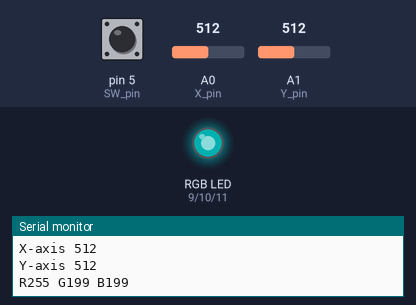
Bench run of a sketch on a simulated Arduino Uno, built with avr-gcc and run on an emulated ATmega328P. Shown: an RGB LED mixed from three pins (HIGH = lit), the last lines printed to the serial monitor. The inputs (shaded band) are chosen by the test bench; at power-on: A1 (Y_pin) = 512, pin 5 (SW_pin) HIGH, A0 (X_pin) = 512. Dim RGB values are drawn brighter than linear.

Above: at 1.2 s.
1.3 s: A1 (Y_pin) set to 900
At 2.2 s:
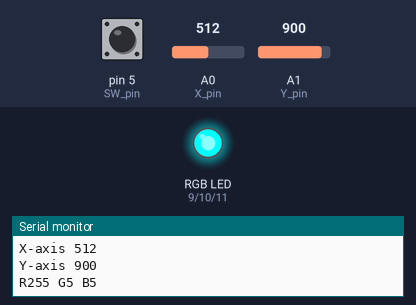
2.8 s: pin 5 (SW_pin) pulled LOW for 0.15 s
At 2.94 s:
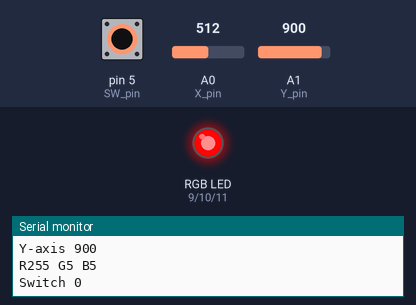
4.5 s: A1 (Y_pin) set to 716
At 4.9 s:
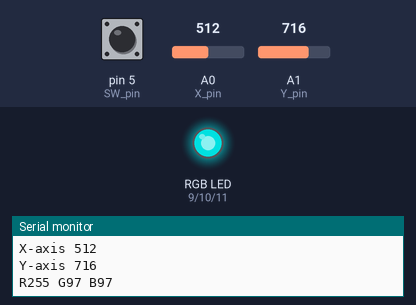
6.0 s: A0 (X_pin) set to 1023
At 6.8 s:
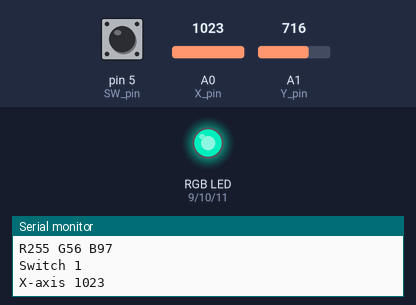
7.5 s: A0 (X_pin) set to 0
At 8.7 s:
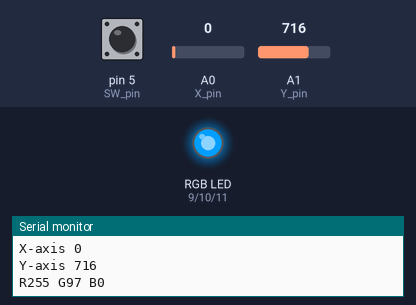
9.1 s: A1 (Y_pin) set to 0
At 9.4 s:
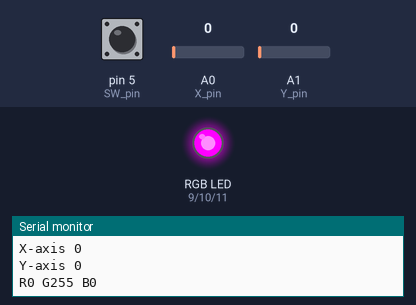
Timing chart, 0 to 11.6 s (numbered marks = the images above; inputs shaded):
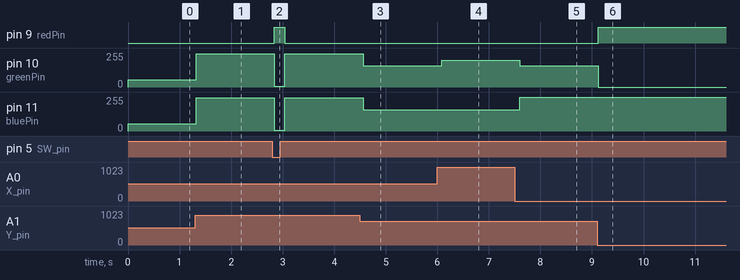

The sketch:

joystick-rgb-led.ino
```cpp
const int SW_pin = 5; // digital pin connected to switch output
const int X_pin = 0; // analog pin connected to X output
const int Y_pin = 1; // analog pin connected to Y output

const int redPin = 9;
const int greenPin = 10;
const int bluePin = 11;

const int joyStickMax = 910;

//uncomment this line if using a Common Anode LED
#define COMMON_ANODE

void setup()
{
  pinMode(redPin, OUTPUT);
  pinMode(greenPin, OUTPUT);
  pinMode(bluePin, OUTPUT);

  pinMode(SW_pin, INPUT);
  digitalWrite(SW_pin, HIGH);
  Serial.begin(9600);

}

void loop()
{
  int button = digitalRead(SW_pin);
  int xAxis = analogRead(X_pin);
  int yAxis = analogRead(Y_pin);

  Serial.print(String("Switch ") + button + "\n");
  Serial.print(String("X-axis ") + xAxis + "\n");
  Serial.print(String("Y-axis ") + yAxis + "\n");

  int red = 255;
  int green = 255;
  int blue = 255;

  // red
  if (yAxis < joyStickMax/2)
  {
    red = yAxis / 2;
  }

  // green
  int g = max(xAxis, yAxis);
  if (g > joyStickMax/2)
  {
    green = abs(g - joyStickMax) / 2;
  }

  // blue
  int b = min(xAxis, abs(yAxis - joyStickMax));
  if (b < joyStickMax/2)
  {
    blue = b / 2;
  }

  Serial.print(String("R")+ red + " G" + green + " B" + blue + "\n");

  if (button == 0)
  {
    red = abs(red - 255);
    green = abs(green - 255);
    blue = abs(blue -  255);
  }
  setColour(red, green, blue);

  delay(100);
}

void setColour(int red, int green, int blue)
{
  #ifdef COMMON_ANODE
    red = 255 - red;
    green = 255 - green;
    blue = 255 - blue;
  #endif
  analogWrite(redPin, red);
  analogWrite(greenPin, green);
  analogWrite(bluePin, blue);
}
```

Measured:
- after the input at 1.3 s, pin 10 (greenPin), pin 11 (bluePin): 56/255 → 250/255 at once
- after the input at 2.8 s, pin 9 (redPin): LOW → HIGH at once, → LOW 0.20 s later; pin 10 (greenPin), pin 11 (bluePin): 250/255 → 5/255 at once, → 250/255 0.20 s later
- after the input at 4.5 s, pin 10 (greenPin), pin 11 (bluePin): 250/255 → 158/255 after 0.06 s
- after the input at 6.0 s, pin 10 (greenPin): 158/255 → 199/255 after 0.08 s
- after the input at 7.5 s, pin 10 (greenPin): 199/255 → 158/255 after 0.10 s; pin 11 (bluePin): 158/255 → 255/255 after 0.10 s
- after the input at 9.1 s, pin 9 (redPin): LOW → HIGH at once; pin 10 (greenPin): 158/255 → 0/255 at once
